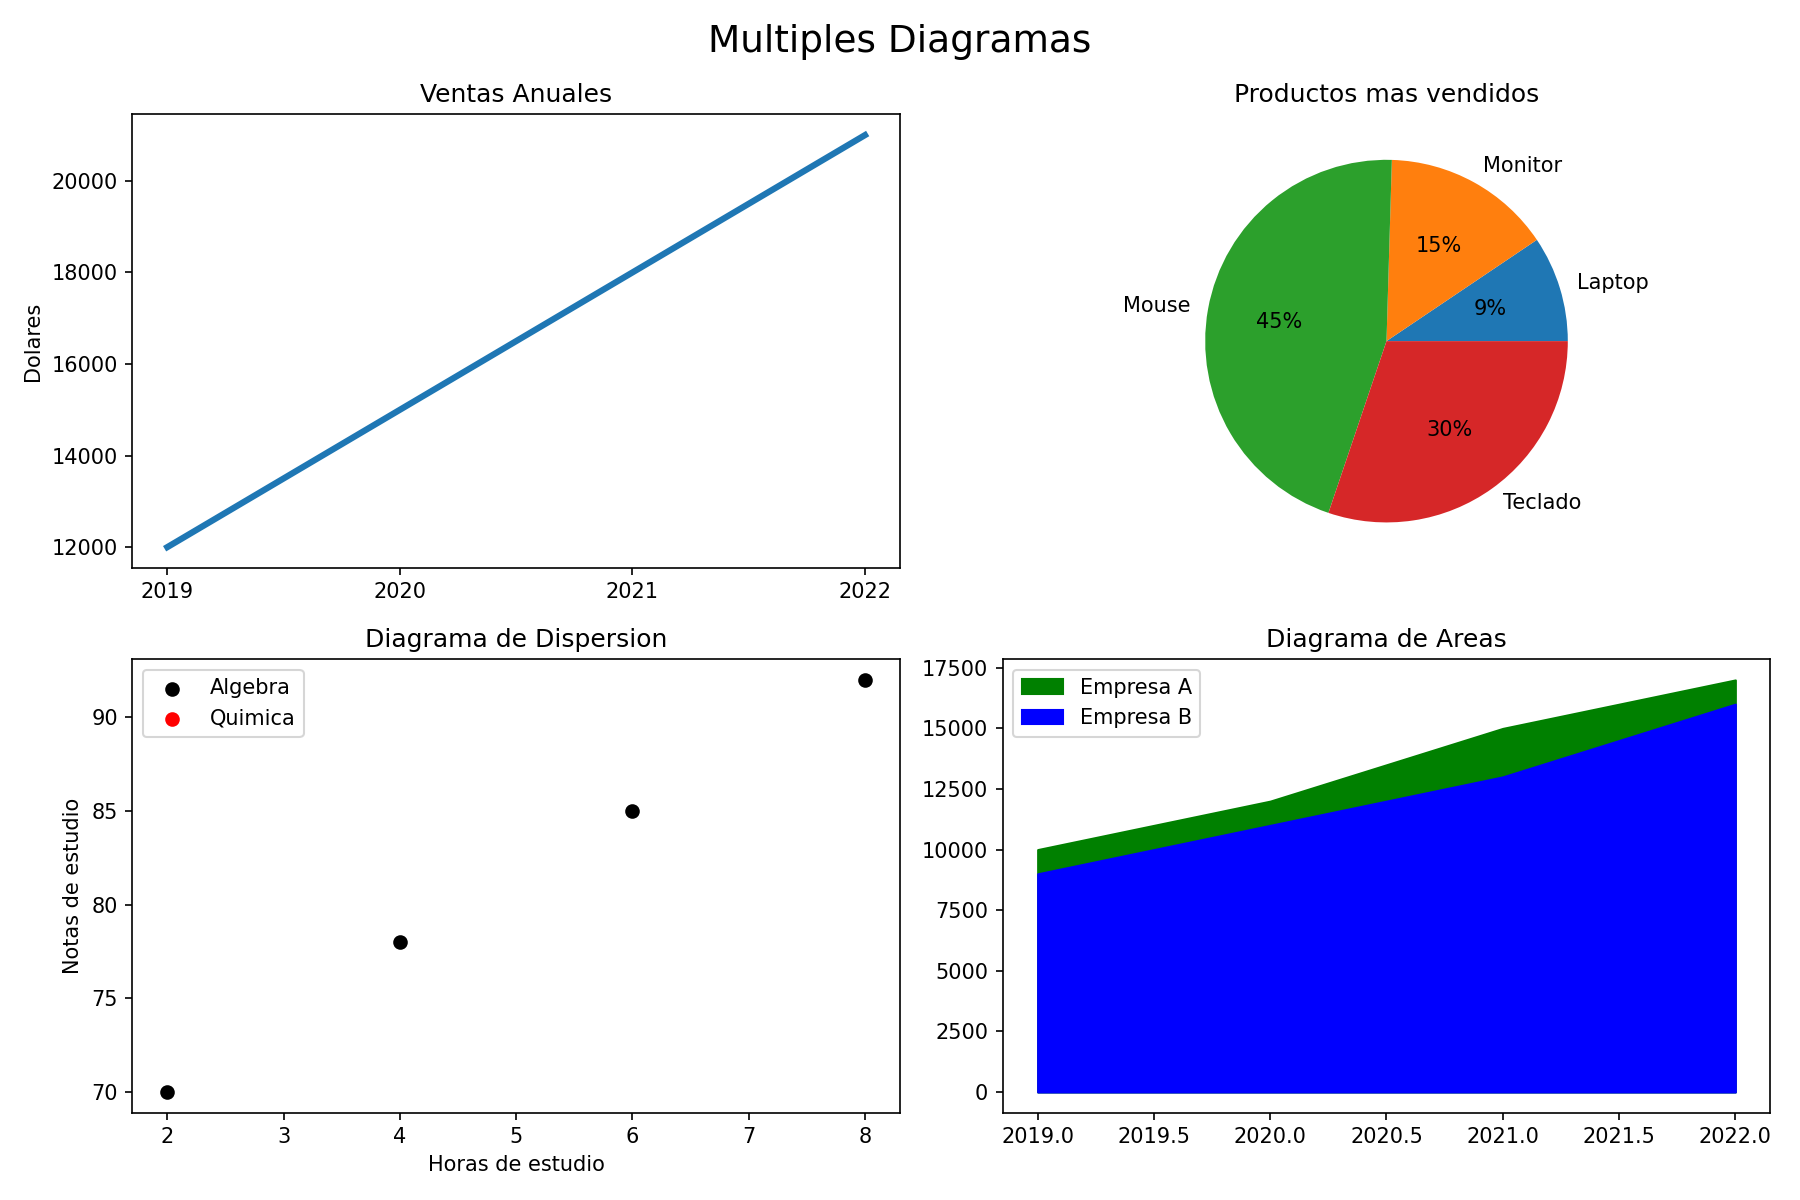

Reproduce this figure in Python.
import mysql.connector
import matplotlib.pyplot as plt

# Conectar a la base de datos MySQL
conexion = mysql.connector.connect(
    host="127.0.0.1",
    port=3306,
    user="edgar_app", # Cambia por tu usuario de MySQL
    password="ClaveSegura123!", # Cambia por tu usuario de MySQL
    database="escuela"
)

cursor=conexion.cursor()

# Obtener datos para el plot 1 (Ventas anuales)
cursor.execute("SELECT year, dolares FROM ventas_anuales")
resultados = cursor.fetchall()
years = [fila[0] for fila in resultados]
dolares = [fila[1] for fila in resultados]

# Obtener datos para el plot 2 (Productos mas vendidos)
cursor.execute("SELECT producto, cantidad FROM productos_vendidos")
resultados = cursor.fetchall()
productos = [fila[0] for fila in resultados]
cantidad = [fila[1] for fila in resultados]

# Obtener datos para el plot 3 (Notas de estudio)
cursor.execute("SELECT tiempo, nota FROM notas_estudio WHERE materia = 'Algebra'")
resultados = cursor.fetchall()
tiempo_algebra = [fila[0] for fila in resultados]
notas_algebra = [fila[1] for fila in resultados]

cursor.execute("SELECT tiempo, nota FROM notas_estudio WHERE materia = 'Quimica'")
resultados = cursor.fetchall()
tiempo_quimica = [fila[0] for fila in resultados]
notas_quimica = [fila[1] for fila in resultados]

# Obtener datos para el plot 4 (Ventas de empresas)
cursor.execute("SELECT year, ventas_a, ventas_b FROM ventas_empresas")
resultados = cursor.fetchall()
years_empresas = [fila[0] for fila in resultados]
sales_a = [fila[1] for fila in resultados]
sales_b = [fila[2] for fila in resultados]

# Cerrar la conexión a la base de datos
conexion.close()
cursor.close()

# ----- Generar las graficas -----
plt.figure(figsize=(12, 8))

# Plot 1: Ventas anuales
plt.subplot(2, 2, 1)
plt.plot(years, dolares, linewidth = 3)
plt.xticks(years)
plt.ylabel("Dolares")
plt.title("Ventas Anuales", fontsize=12)

# ----- Plot 2: Productos mas vendidos -----
plt.subplot(2, 2, 2)
plt.pie(cantidad, labels=productos, autopct='%1.0f%%')
plt.title("Productos mas vendidos", fontsize=12)

# ----- Plot 3: Diagrama de dispersion (Notas de estudio) -----
plt.subplot(2, 2, 3)
plt.scatter(tiempo_algebra, notas_algebra, color='black', label="Algebra")
plt.scatter(tiempo_quimica, notas_quimica, color='red', label="Quimica")
plt.title("Diagrama de Dispersion", fontsize=12)
plt.xlabel("Horas de estudio")
plt.ylabel("Notas de estudio")
plt.legend(loc="upper left")

# --- Plot 4: Diagrama de areas (Ventas de empresas) -----
plt.subplot(2, 2, 4)
plt.fill_between(years_empresas, sales_a, label="Empresa A", color="green")
plt.fill_between(years_empresas, sales_b, label="Empresa B", color="blue")
plt.title("Diagrama de Areas", fontsize=12)
plt.legend(loc="upper left")

# Titulo general
plt.suptitle("Multiples Diagramas", fontsize=18)

# Mostrar los graficos
plt.tight_layout()
plt.savefig("segundo-parcial/ejercicio-07.png", dpi=150)
print("Gráfico guardado en segundo-parcial/ejercicio-07.png")
plt.close()
